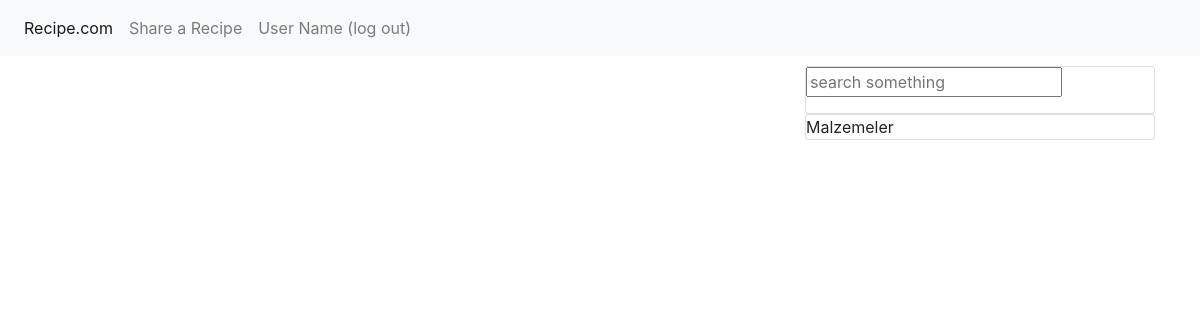
The app's page /, older data.
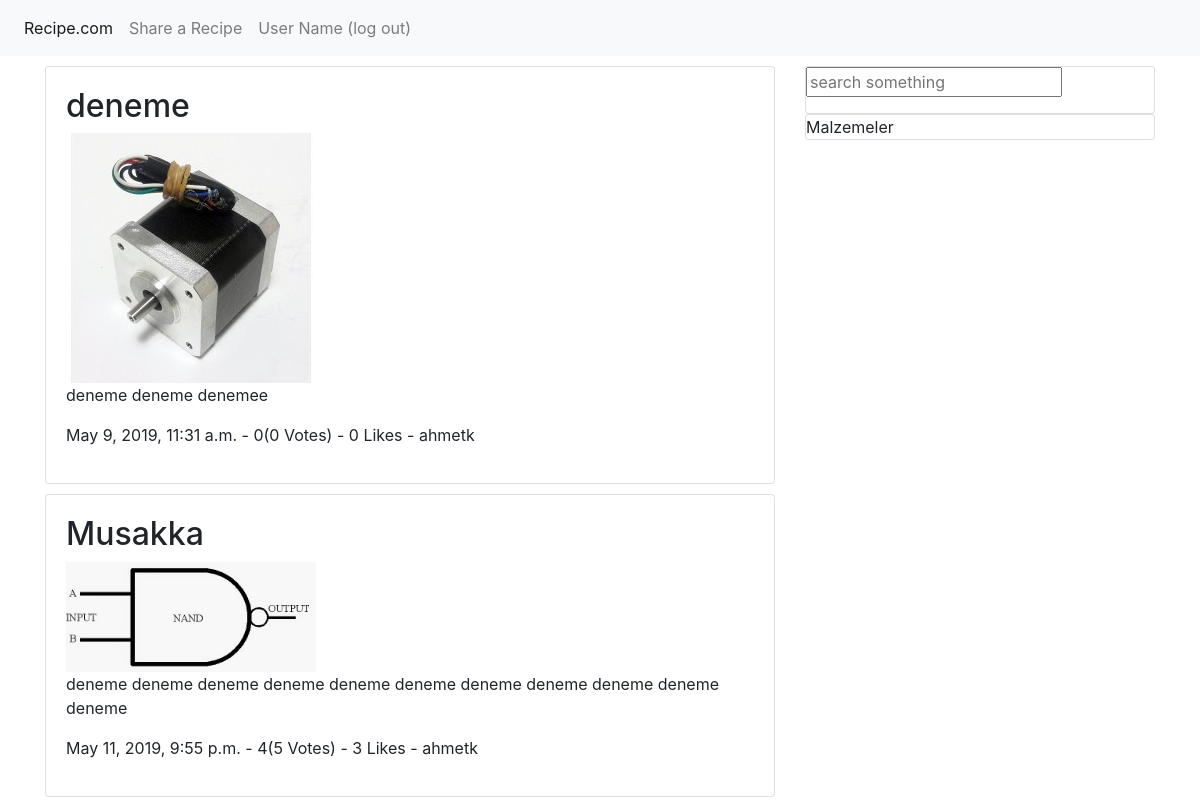
The same page, newer data.
### recipe/models.py (models this page shows, shortened)
class Recipe(models.Model):
    recipe_user = models.ForeignKey(
        settings.AUTH_USER_MODEL,
        null=True,
        on_delete=models.CASCADE,
    )
    recipe_stage = models.CharField(
        max_length=30,
        choices=RECIPE_STAGE_CHOICES,
    )
    recipe_image = models.ImageField(blank=True, null=True)
    recipe_name = models.CharField(max_length=30)
    recipe_ingredients = MultiSelectField(choices=RECIPE_INGREDIENTS_CHOICE, blank=True)
    recipe_content = models.CharField(max_length=255)
    recipe_vote = models.CharField(
        max_length=30,
        choices=RECIPE_VOTE_CHOICES,
        default='0',
    )
    recipe_vote_count = models.CharField(max_length=30, default='0')
    recipe_like = models.CharField(max_length=30, default='0')
    created_date = models.DateTimeField(default=timezone.now)

### recipe/views.py (the view)
# urls.py: path('', recipe_views.index, name='index'),
def index(request):
    recipes = Recipe.objects.all()
    return render(request, 'index.html', {
        'title': 'Home',
        'recipes': recipes,
    })

### templates/index.html (shortened to what this page needs)
{% extends "base.html" %}
{% block content %}
<div class="content">
  <div class="row">
    <div class="col-md-8">
      {% for recipe in recipes %}
        <div class="card recipe">
          <h2>{{ recipe.recipe_name }}</h2>
          <img src="media/{{ recipe.recipe_image }}">
          <p>{{ recipe.recipe_content }}<p>
            <span>{{ recipe.created_date }} - </span>
            <span>{{ recipe.recipe_vote }}({{ recipe.recipe_vote_count }} Votes) - </span>
            <span>{{ recipe.recipe_like }} Likes - </span>
            <span>{{ recipe.recipe_user }}</span>
        </div>
      {% endfor %}
    </div>
    <div class="col-md-4">
      <div class="card">
        <form action="" method="POST">
          <input type="text" name="search" placeholder="search something">
        </form>
      </div>
      <div class="card">
        Malzemeler
      </div>
    </div>
  </div>
</div>
{% endblock %}

### templates/base.html (shortened to what this page needs)
{% load static %}
  <link rel="stylesheet" href="{% static 'vendor/bootstrap.min.css'%}" type="text/css" />
  <link rel="stylesheet" href="{% static 'layout/styles/base.css'%}" type="text/css" />
<!DOCTYPE html>
<html lang="en">
<head>
</head>
<body>
  <nav class="navbar navbar-expand-lg navbar-light bg-light">
    <div class="collapse navbar-collapse" id="navbarNav">
      <ul class="navbar-nav">
        <li class="nav-item active">
          <a class="nav-link" href="#">Recipe.com <span class="sr-only">(current)</span></a>
        </li>
        <li class="nav-item">
          <a class="nav-link" href="#">Share a Recipe</a>
        </li>
        <li class="nav-item">
          <a class="nav-link" href="#">User Name (log out)</a>
        </li>
      </ul>
    </div>
  </nav>
  <div class="container">
    {% block content %}
    {% endblock %}
  </div>
</body>
</html>

### static/layout/styles/base.css (style rules this page uses)
.content { margin-top: 10px; }
.recipe img { width: 250px; height: auto; }
.recipe { margin-bottom: 10px; padding: 20px; }

Row changes from the older to the newer data that the page shows:
added Recipe: recipe_name "deneme", recipe_image (picture), recipe_content "deneme deneme denemee", created_date "May 9, 2019, 11:31 a.m.", recipe_vote "0", recipe_vote_count "0", recipe_like "0", recipe_user "ahmetk"
added Recipe: recipe_name "Musakka", recipe_image (picture), recipe_content "deneme deneme deneme deneme deneme deneme deneme deneme deneme deneme deneme", created_date "May 11, 2019, 9:55 p.m.", recipe_vote "4", recipe_vote_count "5", recipe_like "3", recipe_user "ahmetk"
